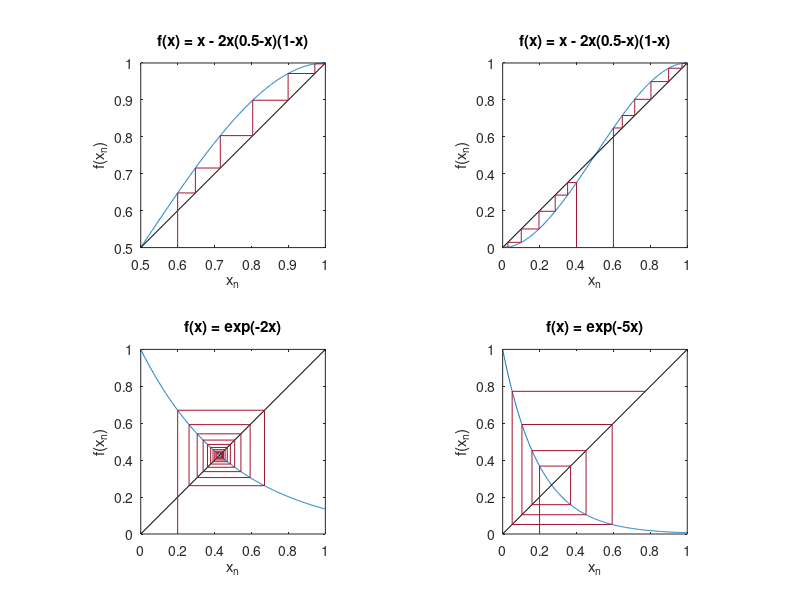

MATLAB code to generate this figure:
% Fig. 1.28: Staircase diagrams with stable and unstable steady states (book, Section 1.4, Eq. 1.34)
% top: f(x) = x - 2x(0.5 - x)(1 - x) with fixed points 0 and 1 (stable) and 0.5 (unstable)
% bottom: f(x) = exp(-2x) (spiral approach) and f(x) = exp(-5x) (spiral divergence), each with x_0 = 0.2
% (c) 2026 Philipp Kügler · Program for the book "Dynamical Systems in the Life Sciences" · MIT License (see LICENSE)
g = @(x) x - 2 * x .* (0.5 - x) .* (1 - x);
fs = {g, g, @(x) exp(-2 * x), @(x) exp(-5 * x)};
namen = {'f(x) = x - 2x(0.5-x)(1-x)', 'f(x) = x - 2x(0.5-x)(1-x)', 'f(x) = exp(-2x)', 'f(x) = exp(-5x)'};
starts = {0.6, [0.4 0.6], 0.2, 0.2};
schritte = [20 20 20 7];
grenzen = [0.5 1; 0 1; 0 1; 0 1];
for p = 1:4
    f = fs{p}; N = schritte(p); lo = grenzen(p, 1); hi = grenzen(p, 2);
    xx = linspace(lo, hi, 400);
    subplot(2, 2, p);
    plot(xx, f(xx), 'Color', [0 0.447 0.741]); hold on
    plot([lo hi], [lo hi], 'k-');
    for x0 = starts{p}
        x = zeros(1, N + 1); x(1) = x0;
        for k = 1:N
            x(k + 1) = f(x(k));
        end
        px = x(1); py = lo;
        for k = 1:N
            px = [px x(k) x(k + 1)]; py = [py x(k + 1) x(k + 1)];
        end
        plot(px, py, 'Color', [0.64 0.08 0.18]);
        fprintf('%s, x_0 = %g:  x_%d = %.4f\n', namen{p}, x0, N, x(end));
    end
    hold off; axis equal; axis([lo hi lo hi]);
    xlabel('x_n'); ylabel('f(x_n)'); title(namen{p});
end

% stability criterion |f'(x*)| < 1 at the fixed points
for c = [2 5]
    xs = 0.5;
    for k = 1:100                        % fixed point with Newton's method
        xs = xs - (exp(-c * xs) - xs) / (-c * exp(-c * xs) - 1);
    end
    fprintf('f(x) = exp(-%dx):  x* = %.4f,  f''(x*) = %.4f\n', c, xs, -c * exp(-c * xs));
end
